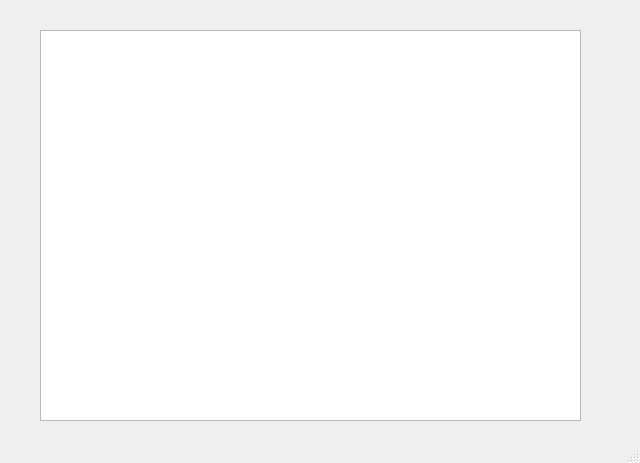
<?xml version="1.0" encoding="UTF-8"?>
<ui version="4.0">
 <class>MainWindow</class>
 <widget class="QMainWindow" name="MainWindow">
  <property name="geometry">
   <rect>
    <x>0</x>
    <y>0</y>
    <width>640</width>
    <height>463</height>
   </rect>
  </property>
  <property name="windowTitle">
   <string>MainWindow</string>
  </property>
  <widget class="QWidget" name="centralwidget">
   <widget class="QGraphicsView" name="graphicsView">
    <property name="geometry">
     <rect>
      <x>40</x>
      <y>30</y>
      <width>541</width>
      <height>391</height>
     </rect>
    </property>
   </widget>
  </widget>
  <widget class="QStatusBar" name="statusbar"/>
 </widget>
 <resources/>
 <connections/>
</ui>
